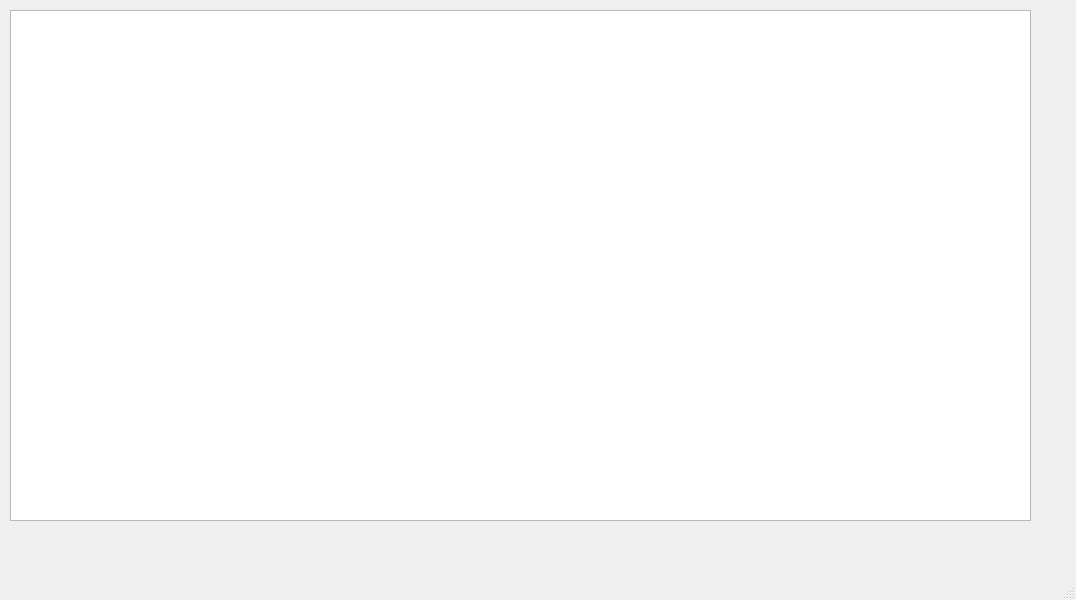
<?xml version="1.0" encoding="UTF-8"?>
<ui version="4.0">
 <class>MainWindow</class>
 <widget class="QMainWindow" name="MainWindow">
  <property name="geometry">
   <rect>
    <x>0</x>
    <y>0</y>
    <width>1076</width>
    <height>600</height>
   </rect>
  </property>
  <property name="windowTitle">
   <string>MainWindow</string>
  </property>
  <widget class="QWidget" name="centralwidget">
   <widget class="QTableWidget" name="tableWidget">
    <property name="geometry">
     <rect>
      <x>10</x>
      <y>10</y>
      <width>1021</width>
      <height>511</height>
     </rect>
    </property>
   </widget>
  </widget>
  <widget class="QMenuBar" name="menubar">
   <property name="geometry">
    <rect>
     <x>0</x>
     <y>0</y>
     <width>1076</width>
     <height>26</height>
    </rect>
   </property>
  </widget>
  <widget class="QStatusBar" name="statusbar"/>
 </widget>
 <resources/>
 <connections/>
</ui>
